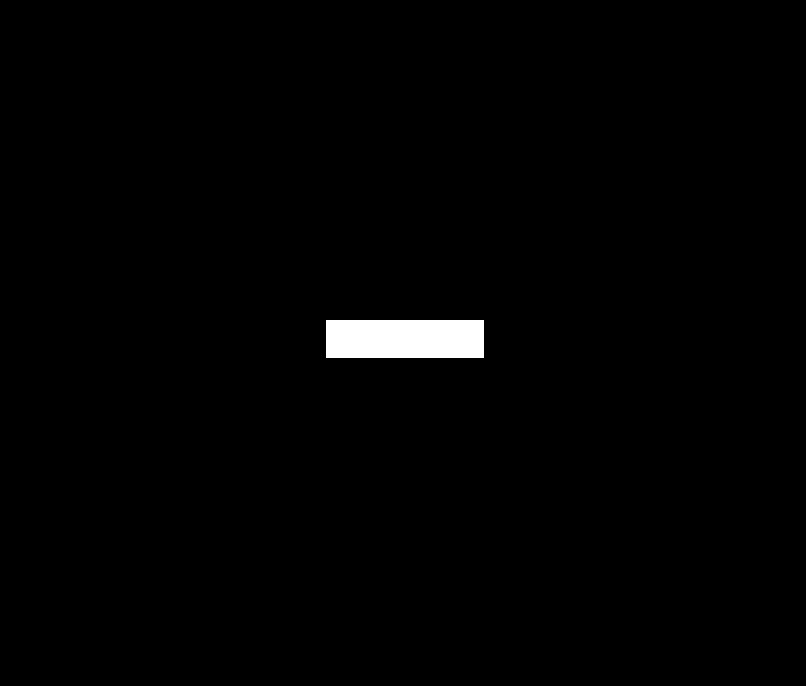
#> input picture Codigos_ArrietaFCII/Python_Arrieta/pupila5.jpeg, 806 x 686 px
$ python analisisEspectralFourier.py
#> lines starting #> are read from the running program, lines starting #| are printed output that depends on the picture
import numpy as np
import matplotlib.pyplot as plt
from PIL import Image

def dft_1d(vector):
    N = len(vector)
    resultado = np.zeros(N, dtype=complex)

    for k in range(N):
        suma = 0 + 0j
        for n in range(N):
            angulo = -2j * np.pi * k * n / N
            suma += vector[n] * np.exp(angulo)
        resultado[k] = suma

    return resultado

def dft_2d(imagen):
    M, N = imagen.shape

    # Primero DFT por filas
    temporal = np.zeros((M, N), dtype=complex)
    for i in range(M):
        temporal[i, :] = dft_1d(imagen[i, :])

    # Luego DFT por columnas
    resultado = np.zeros((M, N), dtype=complex)
    for j in range(N):
        resultado[:, j] = dft_1d(temporal[:, j])

    return resultado

def centrar_espectro(F):
    M, N = F.shape
    F_centrada = np.zeros_like(F)

    for i in range(M):
        for j in range(N):
            nuevo_i = (i + M // 2) % M
            nuevo_j = (j + N // 2) % N
            F_centrada[nuevo_i, nuevo_j] = F[i, j]

    return F_centrada

# -------------------------------
# Cargar imagen
# -------------------------------
ruta = "pupila5.jpeg"

imagen = Image.open(ruta).convert("L")
imagen = imagen.resize((128, 128))  # Recomendado para que no tarde demasiado
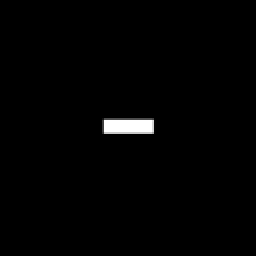
#> imagen: PIL image 128x128 L (shown 2 times larger); min 0, max 255, mean 2.8
imagen = np.array(imagen, dtype=float)
#> imagen: shape (128, 128) float64

# -------------------------------
# Aplicar DFT 2D manual
# -------------------------------
F = dft_2d(imagen)

# Centrar espectro
F_centrada = centrar_espectro(F)

# Magnitud en escala logarítmica
espectro = np.log(1 + np.abs(F_centrada))
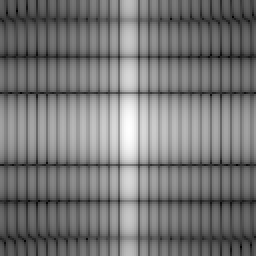
#> espectro: shape (128, 128) float64 (shown 2 times larger); min 0.346, max 10.72, mean 5.15; drawn with min black and max white

# -------------------------------
# Mostrar resultados
# -------------------------------
plt.figure(figsize=(10, 5))

plt.subplot(1, 2, 1)
plt.imshow(imagen, cmap="gray")
plt.title("Imagen original")
plt.axis("off")

plt.subplot(1, 2, 2)
plt.imshow(espectro, cmap="gray")
plt.title("Espectro de Fourier")
plt.axis("off")

plt.show()
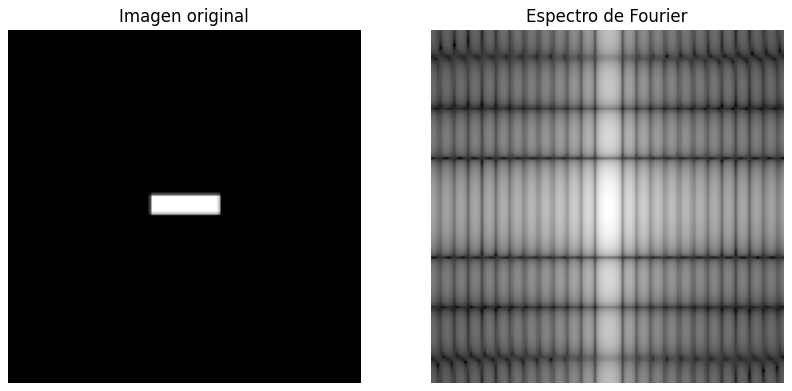
#> figure drawn by matplotlib, 2 panels
